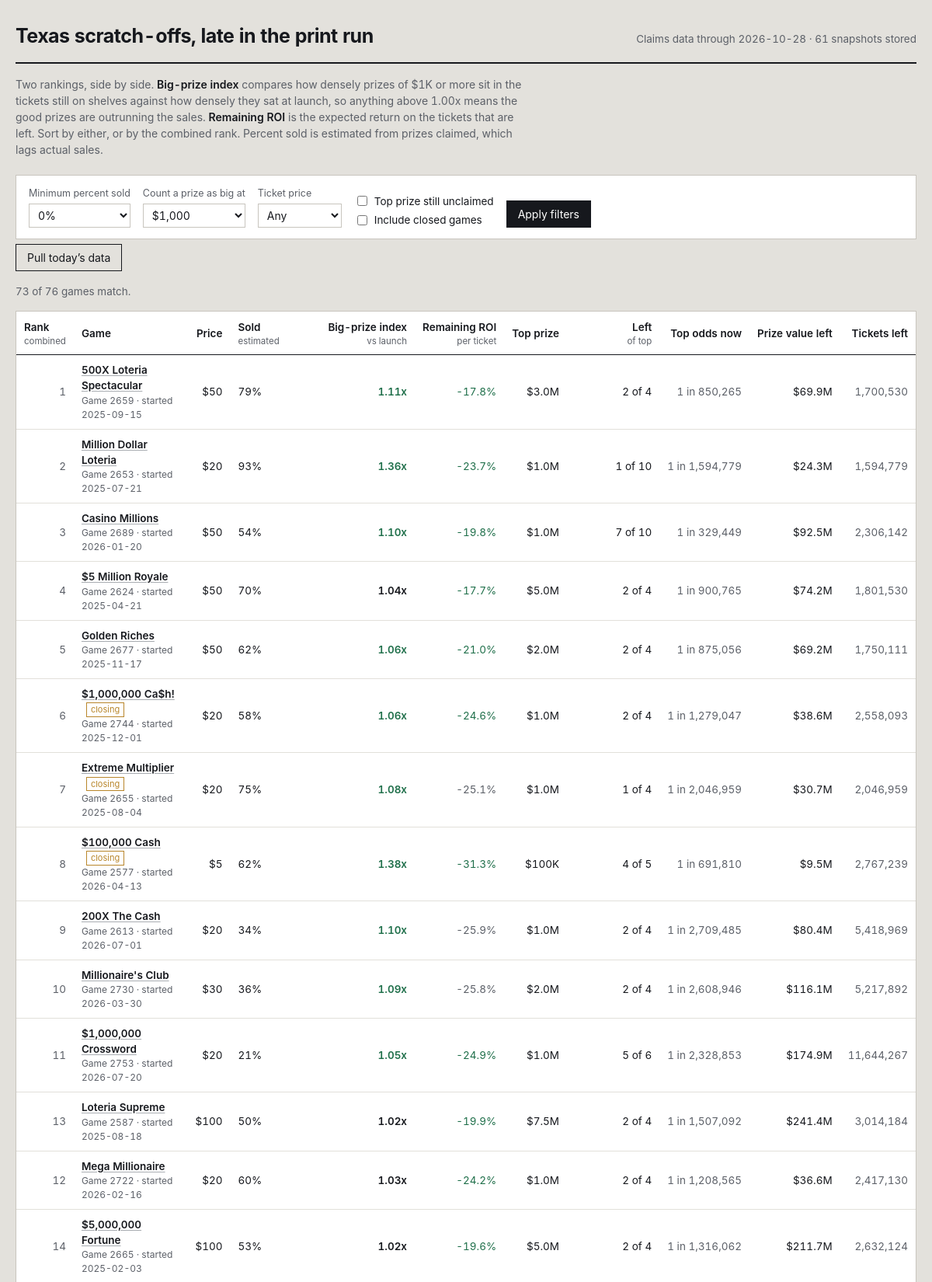
The page / (upper part) on the database its author committed.
### tables this page shows
CREATE TABLE games (
    game_number   INTEGER PRIMARY KEY,
    game_name     TEXT,
    ticket_price  REAL,
    start_date    TEXT,
    close_date    TEXT,
    total_tickets INTEGER,
    overall_odds  REAL,
    details_url   TEXT,
    closing_soon  INTEGER DEFAULT 0,
    active        INTEGER DEFAULT 1,
    first_seen    TEXT,
    last_seen     TEXT
);

### app.py (the view)
@app.route("/")
def index():
    conn = db.connect()
    db.init(conn)
    latest = db.latest_snapshot_date(conn)
    if not latest:
        conn.close()
        return render_template("empty.html", running=_refresh_state["running"])
    big_threshold = float(request.args.get("big", 1000))
    min_sold = float(request.args.get("min_sold", 0)) / 100.0
    price_filter = request.args.get("price", "")
    include_closed = request.args.get("closed") == "1"
    sort_key = request.args.get("sort", "combined")
    only_top = request.args.get("top_left") == "1"
    rows = _snapshot_rows(conn, latest, big_threshold)
    games = db.load_games(conn)
    shown = []
    for r in rows:
        g = games.get(r["game_number"], {})
        if not include_closed and not g.get("active", 1):
            continue
        if r["pct_sold"] < min_sold:
            continue
        if price_filter and float(price_filter) != r["price"]:
            continue
        if only_top and not r["top_left"]:
            continue
        shown.append(r)
    col, desc = SORTS.get(sort_key, SORTS["combined"])
    shown.sort(key=lambda r: (r.get(col) is None, r.get(col) if r.get(col) is not None else 0),
               reverse=desc)
    if not desc:
        shown = [r for r in shown if r.get(col) is not None] + \
                [r for r in shown if r.get(col) is None]
    prices = sorted({r["price"] for r in rows if r["price"]})
    history_dates = db.snapshot_dates(conn)
    conn.close()
    return render_template(
        "index.html",
        rows=shown,
        total=len(rows),
        snapshot_date=latest,
        snapshot_count=len(history_dates),
        big_threshold=int(big_threshold),
        min_sold=int(min_sold * 100),
        price_filter=price_filter,
        include_closed=include_closed,
        only_top=only_top,
        sort_key=sort_key,
        prices=prices,
        running=_refresh_state["running"],
    )

### app.py (called while the page is built)
def _snapshot_rows(conn, snapshot_date, big_threshold):
    games = db.load_games(conn)
    snap = db.load_snapshot(conn, snapshot_date)
    return metrics.rank_all(games, snap, big_threshold)

@app.template_filter("pct")
def fmt_pct(v, digits=1):
    return "—" if v is None else f"{v * 100:.{digits}f}%"

@app.template_filter("money")
def fmt_money(v):
    if v is None:
        return "—"
    if v >= 1_000_000:
        return f"${v / 1_000_000:.1f}M"
    if v >= 1_000:
        return f"${v / 1_000:,.0f}K"
    return f"${v:,.0f}"

@app.template_filter("num")
def fmt_num(v):
    return "—" if v is None else f"{v:,.0f}"

@app.template_filter("factor")
def fmt_factor(v):
    return "—" if v is None else f"{v:.2f}x"

@app.template_filter("odds")
def fmt_odds(v):
    return "—" if v is None else f"1 in {v:,.0f}"

### db.py (called while the page is built)
def connect(path=None):
    conn = sqlite3.connect(path or DB_PATH)
    conn.row_factory = sqlite3.Row
    conn.execute("PRAGMA foreign_keys = ON")
    return conn

def init(conn):
    conn.executescript(SCHEMA)
    conn.commit()

def latest_snapshot_date(conn):
    row = conn.execute("SELECT MAX(snapshot_date) AS d FROM prize_snapshots").fetchone()
    return row["d"] if row else None

def snapshot_dates(conn, game_number=None):
    if game_number is None:
        q = "SELECT DISTINCT snapshot_date FROM prize_snapshots ORDER BY snapshot_date"
        return [r[0] for r in conn.execute(q)]
    q = "SELECT DISTINCT snapshot_date FROM prize_snapshots WHERE game_number = ? ORDER BY snapshot_date"
    return [r[0] for r in conn.execute(q, (game_number,))]

def load_snapshot(conn, snapshot_date):
    out = {}
    q = """SELECT game_number, prize_level, total_prizes, prizes_claimed
           FROM prize_snapshots WHERE snapshot_date = ?"""
    for r in conn.execute(q, (snapshot_date,)):
        g = out.setdefault(r["game_number"], {"total": None, "levels": {}})
        if r["prize_level"] < 0:
            g["total"] = (r["total_prizes"], r["prizes_claimed"])
        else:
            g["levels"][r["prize_level"]] = (r["total_prizes"], r["prizes_claimed"])
    return out

def load_games(conn):
    return {r["game_number"]: dict(r) for r in conn.execute("SELECT * FROM games")}

### metrics.py (called while the page is built)
def _safe_div(a, b):
    return a / b if b else None

### templates/index.html (shortened to what this page needs)
{% extends "base.html" %}
{% macro sortlink(key, label, hint='') %}
  {% set q = request.args.to_dict() %}
  {% set _ = q.update({'sort': key}) %}
  <a href="{{ url_for('index', **q) }}">{{ label }}</a>
  {% if hint %}<span class="hint">{{ hint }}</span>{% endif %}
{% endmacro %}
{% block body %}
<header class="masthead">
  <h1>Texas scratch-offs, late in the print run</h1>
  <div class="meta">
    Claims data through {{ snapshot_date }} · {{ snapshot_count }} snapshot{{ '' if snapshot_count == 1 else 's' }} stored
  </div>
</header>
<p class="primer">
  Two rankings, side by side. <strong>Big-prize index</strong> compares how densely prizes of
  {{ big_threshold | money }} or more sit in the tickets still on shelves against how densely they
  sat at launch, so anything above 1.00x means the good prizes are outrunning the sales.
  <strong>Remaining ROI</strong> is the expected return on the tickets that are left. Sort by either,
  or by the combined rank. Percent sold is estimated from prizes claimed, which lags actual sales.
</p>
<form class="controls" method="get" action="{{ url_for('index') }}">
  <div class="field">
    <label for="min_sold">Minimum percent sold</label>
    <select id="min_sold" name="min_sold">
      {% for v in [0, 25, 50, 60, 70, 80, 90] %}
        <option value="{{ v }}" {{ 'selected' if min_sold == v }}>{{ v }}%</option>
      {% endfor %}
    </select>
  </div>
  <div class="field">
    <label for="big">Count a prize as big at</label>
    <select id="big" name="big">
      {% for v in [100, 500, 1000, 5000, 10000, 50000, 100000] %}
        <option value="{{ v }}" {{ 'selected' if big_threshold == v }}>${{ '{:,}'.format(v) }}</option>
      {% endfor %}
    </select>
  </div>
  <div class="field">
    <label for="price">Ticket price</label>
    <select id="price" name="price">
      <option value="">Any</option>
    </select>
  </div>
  <div class="checks">
    <label><input type="checkbox" name="top_left" value="1" {{ 'checked' if only_top }}> Top prize still unclaimed</label>
    <label><input type="checkbox" name="closed" value="1" {{ 'checked' if include_closed }}> Include closed games</label>
  </div>
  <button type="submit">Apply filters</button>
</form>
<form method="post" action="{{ url_for('do_refresh') }}" style="margin-bottom:16px">
  <button class="ghost" type="submit" {{ 'disabled' if running }}>
    {{ 'Pulling new data…' if running else 'Pull today’s data' }}
  </button>
</form>
<p class="count">{{ rows | length }} of {{ total }} games match.</p>
<div class="scroll">
<table>
  <thead>
    <tr>
      <th class="left">{{ sortlink('combined', 'Rank', 'combined') }}</th>
      <th class="left">Game</th>
      <th>{{ sortlink('price', 'Price') }}</th>
      <th class="left">{{ sortlink('sold', 'Sold', 'estimated') }}</th>
      <th>{{ sortlink('big', 'Big-prize index', 'vs launch') }}</th>
      <th>{{ sortlink('ev', 'Remaining ROI', 'per ticket') }}</th>
      <th>{{ sortlink('top_prize', 'Top prize') }}</th>
      <th>{{ sortlink('top_left', 'Left', 'of top') }}</th>
      <th>Top odds now</th>
      <th>{{ sortlink('value_left', 'Prize value left') }}</th>
      <th>Tickets left</th>
    </tr>
  </thead>
  <tbody>
  {% for r in rows %}
    <tr>
      <td class="rank">{{ r.rank_overall or '—' }}</td>
      <td class="left">
        <a class="name" href="{{ url_for('game_detail', game_number=r.game_number, big=big_threshold) }}">{{ r.game_name }}</a>
        {% if r.closing_soon %}<span class="tag">closing</span>{% endif %}
        <span class="sub">Game {{ r.game_number }}{% if r.start_date %} · started {{ r.start_date }}{% endif %}</span>
      </td>
      <td>${{ r.price | int }}</td>
      <td class="left sold {{ 'deep' if r.pct_sold >= 0.75 }}">
        {{ r.pct_sold | pct(0) }}
      </td>
      <td class="strong {{ 'pos' if r.big_index and r.big_index > 1.05 else ('neg' if r.big_index and r.big_index < 0.95 else '') }}">
        {{ r.big_index | factor }}
      </td>
      <td class="{{ 'pos' if r.roi_now and r.roi_now > (r.roi_start or -1) else 'dim' }}">
        {{ r.roi_now | pct }}
      </td>
      <td>{{ r.top_prize | money }}</td>
      <td>{{ r.top_left }} of {{ r.top_printed }}</td>
      <td class="dim">{{ r.top_odds_now | odds }}</td>
      <td>{{ r.value_left | money }}</td>
      <td class="dim">{{ r.tickets_left | num }}</td>
    </tr>
  {% else %}
    <tr><td colspan="11" class="left dim" style="padding:22px">No games match these filters. Loosen the minimum percent sold or clear the price filter.</td></tr>
  {% endfor %}
  </tbody>
</table>
</div>
{% endblock %}

### templates/base.html (shortened to what this page needs)
<!doctype html>
<html lang="en">
<head>
<link rel="stylesheet" href="{{ url_for('static', filename='style.css') }}">
</head>
<body>
<div class="wrap">
{% block body %}{% endblock %}
</div>
</body>
</html>

### static/style.css (style rules this page uses)
:root { --paper: #e3e1dc; --card: #ffffff; --ink: #16181d; --ink-soft: #5c6068; --rule: #c8c5be; --rule-soft: #e2e0da; --latex: #a9adb2; --good: #1f6f4a; --bad: #9b2c2c; --foil: #b8862b; --focus: #2d5bb9; }
* { box-sizing: border-box; }
html { -webkit-text-size-adjust: 100%; }
body { margin: 0; background: var(--paper); color: var(--ink); font-family: "Inter", "Segoe UI", -apple-system, BlinkMacSystemFont, Roboto, Helvetica, Arial, sans-serif; font-size: 15px; line-height: 1.5; font-variant-numeric: tabular-nums; }
a { color: var(--ink); text-decoration-color: var(--latex); text-underline-offset: 2px; }
.wrap { max-width: 1400px; margin: 0 auto; padding: 28px 20px 64px; }
.masthead { display: flex; flex-wrap: wrap; align-items: baseline; gap: 8px 20px; padding-bottom: 14px; border-bottom: 2px solid var(--ink); }
.masthead h1 { margin: 0; font-size: 25px; font-weight: 650; letter-spacing: -0.02em; }
.masthead .meta { color: var(--ink-soft); font-size: 13.5px; margin-left: auto; }
.primer { margin: 16px 0 22px; max-width: 74ch; color: var(--ink-soft); font-size: 14px; }
.primer strong { color: var(--ink); font-weight: 600; }
.controls { display: flex; flex-wrap: wrap; align-items: flex-end; gap: 16px; padding: 14px 16px; background: var(--card); border: 1px solid var(--rule); margin-bottom: 6px; }
.field { display: flex; flex-direction: column; gap: 4px; }
.field label { font-size: 12.5px; color: var(--ink-soft); }
.field select, .field input[type="number"] { font: inherit; font-size: 14px; padding: 5px 7px; border: 1px solid var(--rule); background: #fff; color: var(--ink); min-width: 108px; }
.checks { display: flex; flex-direction: column; gap: 4px; font-size: 13.5px; }
.checks label { display: flex; align-items: center; gap: 6px; }
button, .btn { font: inherit; font-size: 14px; padding: 6px 14px; border: 1px solid var(--ink); background: var(--ink); color: #fff; cursor: pointer; }
button.ghost { background: transparent; color: var(--ink); }
.count { font-size: 13.5px; color: var(--ink-soft); margin: 0 0 14px; }
.scroll { overflow-x: auto; background: var(--card); border: 1px solid var(--rule); }
table { border-collapse: collapse; width: 100%; font-size: 13.5px; }
thead th { position: sticky; top: 0; background: var(--card); text-align: right; font-weight: 600; padding: 10px 10px 8px; border-bottom: 1.5px solid var(--ink); white-space: nowrap; z-index: 2; }
thead th:first-child, thead th.left { text-align: left; }
thead th a { text-decoration: none; }
thead th .hint { display: block; font-weight: 400; font-size: 11.5px; color: var(--ink-soft); }
tbody td { padding: 9px 10px; border-bottom: 1px solid var(--rule-soft); text-align: right; white-space: nowrap; }
tbody td.left { text-align: left; white-space: normal; }
.rank { color: var(--ink-soft); width: 42px; }
.name { font-weight: 560; }
.sub { display: block; font-size: 12px; color: var(--ink-soft); font-weight: 400; }
.tag { display: inline-block; font-size: 11px; padding: 0 5px; border: 1px solid var(--foil); color: var(--foil); margin-left: 6px; vertical-align: 1px; }
.sold { min-width: 116px; }
.pos { color: var(--good); }
.dim { color: var(--ink-soft); }
.strong { font-weight: 620; }

### rows shown on the page
games: active "1", game_name "500X Loteria Spectacular", game_number "2659", start_date "2025-09-15", price "50", pct_sold|pct "79%", big_index|factor "1.11x", roi_now|pct "-17.8%", top_prize "$3.0M", top_left "2", top_printed "4", top_odds_now|odds "1 in 850,265", value_left "$69.9M", tickets_left|num "1,700,530"
games: rank_overall "2", game_name "Million Dollar Loteria", game_number "2653", start_date "2025-07-21", price "20", pct_sold|pct "93%", big_index|factor "1.36x", roi_now|pct "-23.7%", top_prize "$1.0M", top_left "1", top_printed "10", top_odds_now|odds "1 in 1,594,779", value_left "$24.3M", tickets_left|num "1,594,779"
games: rank_overall "3", game_name "Casino Millions", game_number "2689", start_date "2026-01-20", price "50", pct_sold|pct "54%", big_index|factor "1.10x", roi_now|pct "-19.8%", top_prize "$1.0M", top_left "7", top_printed "10", top_odds_now|odds "1 in 329,449", value_left "$92.5M", tickets_left|num "2,306,142"
games: rank_overall "4", game_name "$5 Million Royale", game_number "2624", start_date "2025-04-21", price "50", pct_sold|pct "70%", big_index|factor "1.04x", roi_now|pct "-17.7%", top_prize "$5.0M", top_left "2", top_printed "4", top_odds_now|odds "1 in 900,765", value_left "$74.2M", tickets_left|num "1,801,530"
games: rank_overall "5", game_name "Golden Riches", game_number "2677", start_date "2025-11-17", price "50", pct_sold|pct "62%", big_index|factor "1.06x", roi_now|pct "-21.0%", top_prize "$2.0M", top_left "2", top_printed "4", top_odds_now|odds "1 in 875,056", value_left "$69.2M", tickets_left|num "1,750,111"
games: rank_overall "6", game_name "$1,000,000 Ca$h!", closing_soon "closing", game_number "2744", start_date "2025-12-01", price "20", pct_sold|pct "58%", big_index|factor "1.06x", roi_now|pct "-24.6%", top_prize "$1.0M", top_left "2", top_printed "4", top_odds_now|odds "1 in 1,279,047", value_left "$38.6M", tickets_left|num "2,558,093"
games: rank_overall "7", game_name "Extreme Multiplier", closing_soon "closing", game_number "2655", start_date "2025-08-04", price "20", pct_sold|pct "75%", big_index|factor "1.08x", roi_now|pct "-25.1%", top_prize "$1.0M", top_left "1", top_printed "4", top_odds_now|odds "1 in 2,046,959", value_left "$30.7M", tickets_left|num "2,046,959"
games: rank_overall "8", game_name "$100,000 Cash", closing_soon "closing", game_number "2577", start_date "2026-04-13", price "5", pct_sold|pct "62%", big_index|factor "1.38x", roi_now|pct "-31.3%", top_prize "$100K", top_left "4", top_printed "5", top_odds_now|odds "1 in 691,810", value_left "$9.5M", tickets_left|num "2,767,239"
games: rank_overall "9", game_name "200X The Cash", game_number "2613", start_date "2026-07-01", price "20", pct_sold|pct "34%", big_index|factor "1.10x", roi_now|pct "-25.9%", top_prize "$1.0M", top_left "2", top_printed "4", top_odds_now|odds "1 in 2,709,485", value_left "$80.4M", tickets_left|num "5,418,969"
games: rank_overall "10", game_name "Millionaire's Club", game_number "2730", start_date "2026-03-30", price "30", pct_sold|pct "36%", big_index|factor "1.09x", roi_now|pct "-25.8%", top_prize "$2.0M", top_left "2", top_printed "4", top_odds_now|odds "1 in 2,608,946", value_left "$116.1M", tickets_left|num "5,217,892"
games: rank_overall "11", game_name "$1,000,000 Crossword", game_number "2753", start_date "2026-07-20", price "20", pct_sold|pct "21%", big_index|factor "1.05x", roi_now|pct "-24.9%", top_prize "$1.0M", top_left "5", top_printed "6", top_odds_now|odds "1 in 2,328,853", value_left "$174.9M", tickets_left|num "11,644,267"
games: rank_overall "13", game_name "Loteria Supreme", game_number "2587", start_date "2025-08-18", price "100", pct_sold|pct "50%", big_index|factor "1.02x", roi_now|pct "-19.9%", top_prize "$7.5M", top_left "2", top_printed "4", top_odds_now|odds "1 in 1,507,092", value_left "$241.4M", tickets_left|num "3,014,184"
games: rank_overall "12", game_name "Mega Millionaire", game_number "2722", start_date "2026-02-16", price "20", pct_sold|pct "60%", big_index|factor "1.03x", roi_now|pct "-24.2%", top_prize "$1.0M", top_left "2", top_printed "4", top_odds_now|odds "1 in 1,208,565", value_left "$36.6M", tickets_left|num "2,417,130"
games: rank_overall "14", game_name "$5,000,000 Fortune", game_number "2665", start_date "2025-02-03", price "100", pct_sold|pct "53%", big_index|factor "1.02x", roi_now|pct "-19.6%", top_prize "$5.0M", top_left "2", top_printed "4", top_odds_now|odds "1 in 1,316,062", value_left "$211.7M", tickets_left|num "2,632,124"

### other values the page prints
{{ snapshot_date }} "2026-10-28"
{{ snapshot_count }} "61"
{{ '' if snapshot_count == 1 else 's' }} "s"
{{ big_threshold | money }} "$1K"
{{ 'Pulling new data…' if running else 'Pull today’s data' }} "Pull today’s data"
{{ rows | length }} "73"
{{ total }} "76"
{{ label }} "Rank Price Sold Big-prize index Remaining ROI Top prize Left Prize value left"
{{ hint }} "combined estimated vs launch per ticket of top"
form field min_sold "0%"
